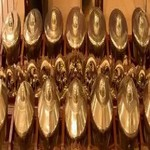
#> input picture Google-Images-Resizer-Python/download/Bonang/100_bonang.jpg, 150 x 150 px; its folder holds only this picture in this run
$ python image_resizer.py   (older library calls are emulated)
#> lines starting #> are read from the running program, lines starting #| are printed output that depends on the picture; after the words box and inside, x2 and y2 are one past the last pixel; in counts of white or black regions, pixels touching at a corner belong together
from PIL import Image
import os
import sys

music_instruments = [
    "Bonang",
    # "Burdah",
    "Kolintang",
    "Rebab",
    "Saluang",
    "Sape",
    "Sasando",
    # "Talindo",
    "Tifa",
    # "Yi"
]

path = "./download/"
final_size = 256


# RESIZE WITH KEEPING THE SAME RATIO AS THE ORIGINAL FILE
def resize_aspect_fit(item):
    print("starting to resize file")
    if item == '.DS_Store':
        print("failed to resize file")
    elif os.path.isfile(item):
        im = Image.open(item)
        f, e = os.path.splitext(item)
        size = im.size
        ratio = float(final_size) / max(size)
        new_image_size = tuple([int(x*ratio) for x in size])
        im = im.resize(new_image_size, Image.ANTIALIAS)
        new_im = Image.new("RGB", (final_size, final_size))
        new_im.paste(
            im, ((final_size-new_image_size[0])//2, (final_size-new_image_size[1])//2))
        new_im.save(f + '_resized.jpg', 'JPEG', quality=90)
        print("successfully resize file and saved into " + f + '_resized.jpg')
    else:
        print("unkownn problems")


# [8 lines of commented-out code are left out]
def resize_grayscale_aspect_not_fit(item):
#> called with item = './download/Bonang/100_bonang.jpg'
    print("starting to resize file")
    if item == '.DS_Store':
        print("failed to resize file")
    elif os.path.isfile(item):
        im = Image.open(item)
#> im is the input picture: PIL image 150x150 RGB; mean R, G, B 132, 84.5, 45.9
        f, e = os.path.splitext(item)
        imResize = im.resize((final_size, final_size), Image.ANTIALIAS)
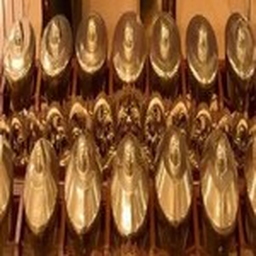
#> imResize: PIL image 256x256 RGB; mean R, G, B 132, 84.5, 46
        imGrayScale = imResize.convert('1', dither=Image.NONE)
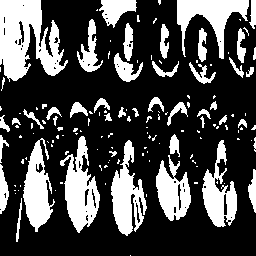
#> imGrayScale: PIL image 256x256 1; 28.7% white; 141 white regions (96 under 20 px), largest, box (x1, y1, x2, y2) and area: (0, 0, 68, 82) 3308, (60, 136, 100, 233) 1903, (177, 0, 249, 59) 1735
        imGrayScale.save(f + '.jpg', 'JPEG', quality=90)
    else:
        print("unkownn problems")


for dir in os.listdir(path):
    for item in os.listdir(path+dir):
        file = path+dir+"/"+item
        print(file, os.path.isfile(file))
        resize_grayscale_aspect_not_fit(file)
#> pass 2 of the loop `for dir in os.listdir(path):`:
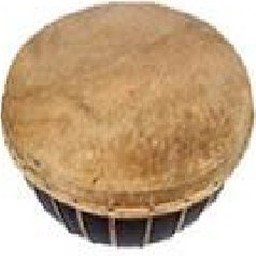
#> input picture Google-Images-Resizer-Python/download/Burdah/0_burdah.jpg, 256 x 256 px
#> in resize_grayscale_aspect_not_fit, im is the input picture: PIL image 256x256 RGB; mean R, G, B 196.8, 169.5, 138.5
#> in resize_grayscale_aspect_not_fit (call 2), `imGrayScale = imResize.convert('1', dither=Image.NONE)`:
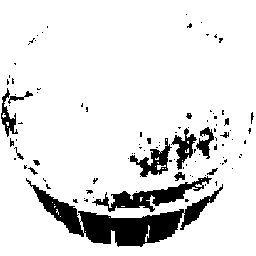
#> imGrayScale: PIL image 256x256 1; 88.5% white; 100 black regions (82 under 20 px), largest, box (x1, y1, x2, y2) and area: (26, 178, 223, 247) 3903, (92, 176, 212, 212) 1298, (130, 138, 172, 177) 582
